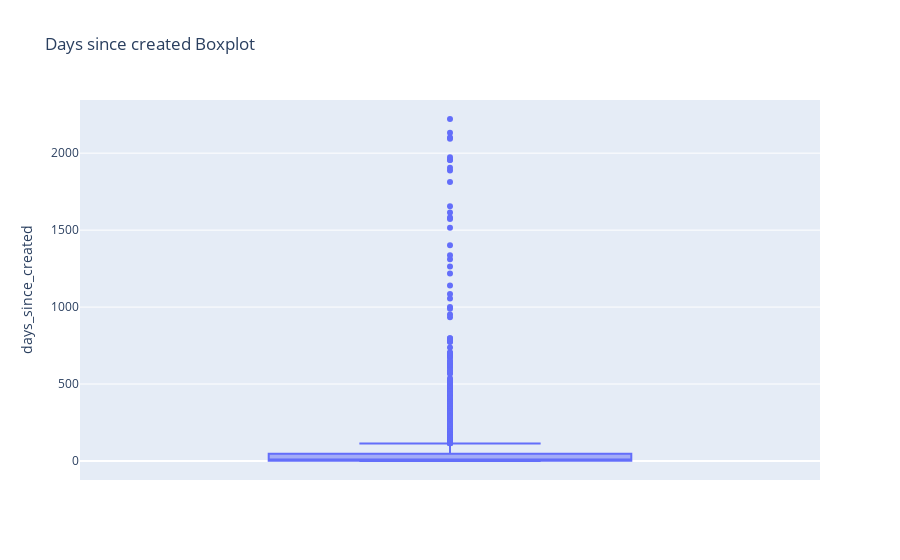

The notebook cell this image was saved under:
### Code cell
# Checking Outliers in the "days_since_created" Column

# Create an interactive boxplot using Plotly Express
fig = px.box(df_issues, y='days_since_created', title='Days since created Boxplot')

# Show the plot
fig.show()

### Figure 1 — Plotly figure (JSON) as saved in the notebook; plotly's stock layout.template omitted (floating-point values rounded to 4 significant figures; data arrays with more than 128 entries replaced by an {"elided": "..."} marker saying what was removed)
{"data": [{"alignmentgroup": "True", "hovertemplate": "days_since_created=%{y}<extra></extra>", "legendgroup": "", "marker": {"color": "#636efa"}, "name": "", "notched": false, "offsetgroup": "", "orientation": "v", "showlegend": false, "type": "box", "x0": " ", "xaxis": "x", "y": {"elided": "2166 int values"}, "y0": " ", "yaxis": "y"}], "layout": {"boxmode": "group", "legend": {"tracegroupgap": 0}, "title": {"text": "Days since created Boxplot"}, "xaxis": {"anchor": "y", "domain": [0, 1]}, "yaxis": {"anchor": "x", "domain": [0, 1], "title": {"text": "days_since_created"}}}}
